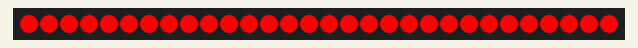
Simulated run of this program. Board: CircuitPython board. Shown: 30 RGB LEDs in strip order, left to right.

Above: at 0.1 s.
At 2.1 s:
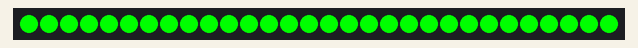
At 4.1 s:
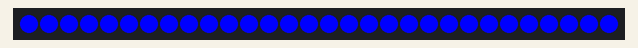

Measured:
- by itself, everything shown: repeats every 6.0 s, in 3 steps
- what the display in image 1 shows lasts 2.0 s, from 2.0 s to 4.0 s

The program:

rgb_test.py
```python
import board
import neopixel
import time

pixels = neopixel.NeoPixel(board.D18, 30, auto_write=False, pixel_order=neopixel.GRB)

while True:
    pixels.fill((255,0,0))
    pixels.show()
    time.sleep(2)

    pixels.fill((0,255,0))
    pixels.show()
    time.sleep(2)

    pixels.fill((0,0,255))
    pixels.show()
    time.sleep(2)
```
